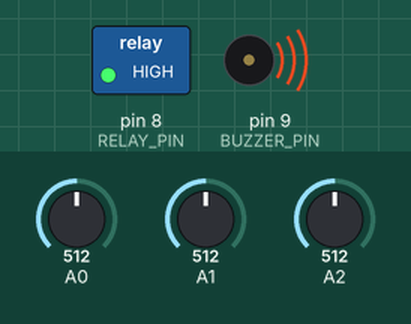
Bench run of a sketch on a simulated Arduino Uno, built with avr-gcc and run on an emulated ATmega328P. Shown: switched loads named in the sketch (green lamp = pin HIGH), buzzer (waves = sounding, pin HIGH). Inputs (shaded band) come from the test bench; at power-on: A0 = 512, A1 = 512, A2 = 512. What the sketch prints to the serial monitor is not drawn.

Above: at 0.1 s.
Timing chart, 0 to 1.6 s (numbered marks = the images above):
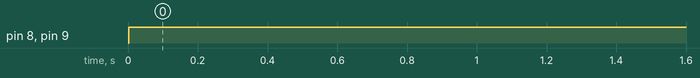

Measured:
- by itself, pin 8 (RELAY_PIN), pin 9 (BUZZER_PIN): LOW → HIGH at 0.00 s

The sketch:

NeutralDetection.ino
```cpp
// --------------------
// Pin definitions
// --------------------
#define ACS712_PHASE1 A0
#define ACS712_PHASE2 A1
#define ACS712_PHASE3 A2
#define RELAY_PIN 8
#define BUZZER_PIN 9

// --------------------
// Sensor Calibration
// --------------------
float sensitivity = 0.185;   // ACS712 5A version (change for 20A: 0.1, 30A: 0.066)
float threshold_current = 0.5;   // Minimum load to be considered active (Amps)
float neutral_difference = 1.0;  // Current imbalance limit (Amps)

// --------------------
void setup() {
  Serial.begin(9600);
  pinMode(RELAY_PIN, OUTPUT);
  pinMode(BUZZER_PIN, OUTPUT);
  digitalWrite(RELAY_PIN, LOW);   // Relay OFF
  digitalWrite(BUZZER_PIN, LOW);  // Buzzer OFF
}

// --------------------
// Function: Read current from ACS712
// --------------------
float readCurrent(int pin) {
  int adc = analogRead(pin);
  float voltage = adc * (5.0 / 1023.0);   // Convert ADC → voltage
  float current = (voltage - 2.5) / sensitivity; // Convert voltage → current
  return current;
}

// --------------------
// Main Loop
// --------------------
void loop() {
  float current1 = abs(readCurrent(ACS712_PHASE1));
  float current2 = abs(readCurrent(ACS712_PHASE2));
  float current3 = abs(readCurrent(ACS712_PHASE3));

  // Neutral current should be ideally zero in a balanced system
  float neutral_current = abs(current1 + current2 + current3);

  Serial.print("I1 = "); Serial.print(current1);
  Serial.print(" A, I2 = "); Serial.print(current2);
  Serial.print(" A, I3 = "); Serial.print(current3);
  Serial.print(" A, Neutral = "); Serial.println(neutral_current);

  // Fault condition: Neutral imbalance OR very low current on any phase
  if (neutral_current > neutral_difference ||
      current1 < threshold_current ||
      current2 < threshold_current ||
      current3 < threshold_current) {
    digitalWrite(RELAY_PIN, HIGH);   // Relay ON → Cut supply
    digitalWrite(BUZZER_PIN, HIGH);  // Buzzer ON
    Serial.println("⚠ Neutral break / fault detected! Relay ON, Buzzer ON");
  } else {
    digitalWrite(RELAY_PIN, LOW);   // Relay OFF → Normal supply
    digitalWrite(BUZZER_PIN, LOW);  // Buzzer OFF
    Serial.println("✅ Normal operation. Relay OFF, Buzzer OFF");
  }

  delay(500);
}
```
